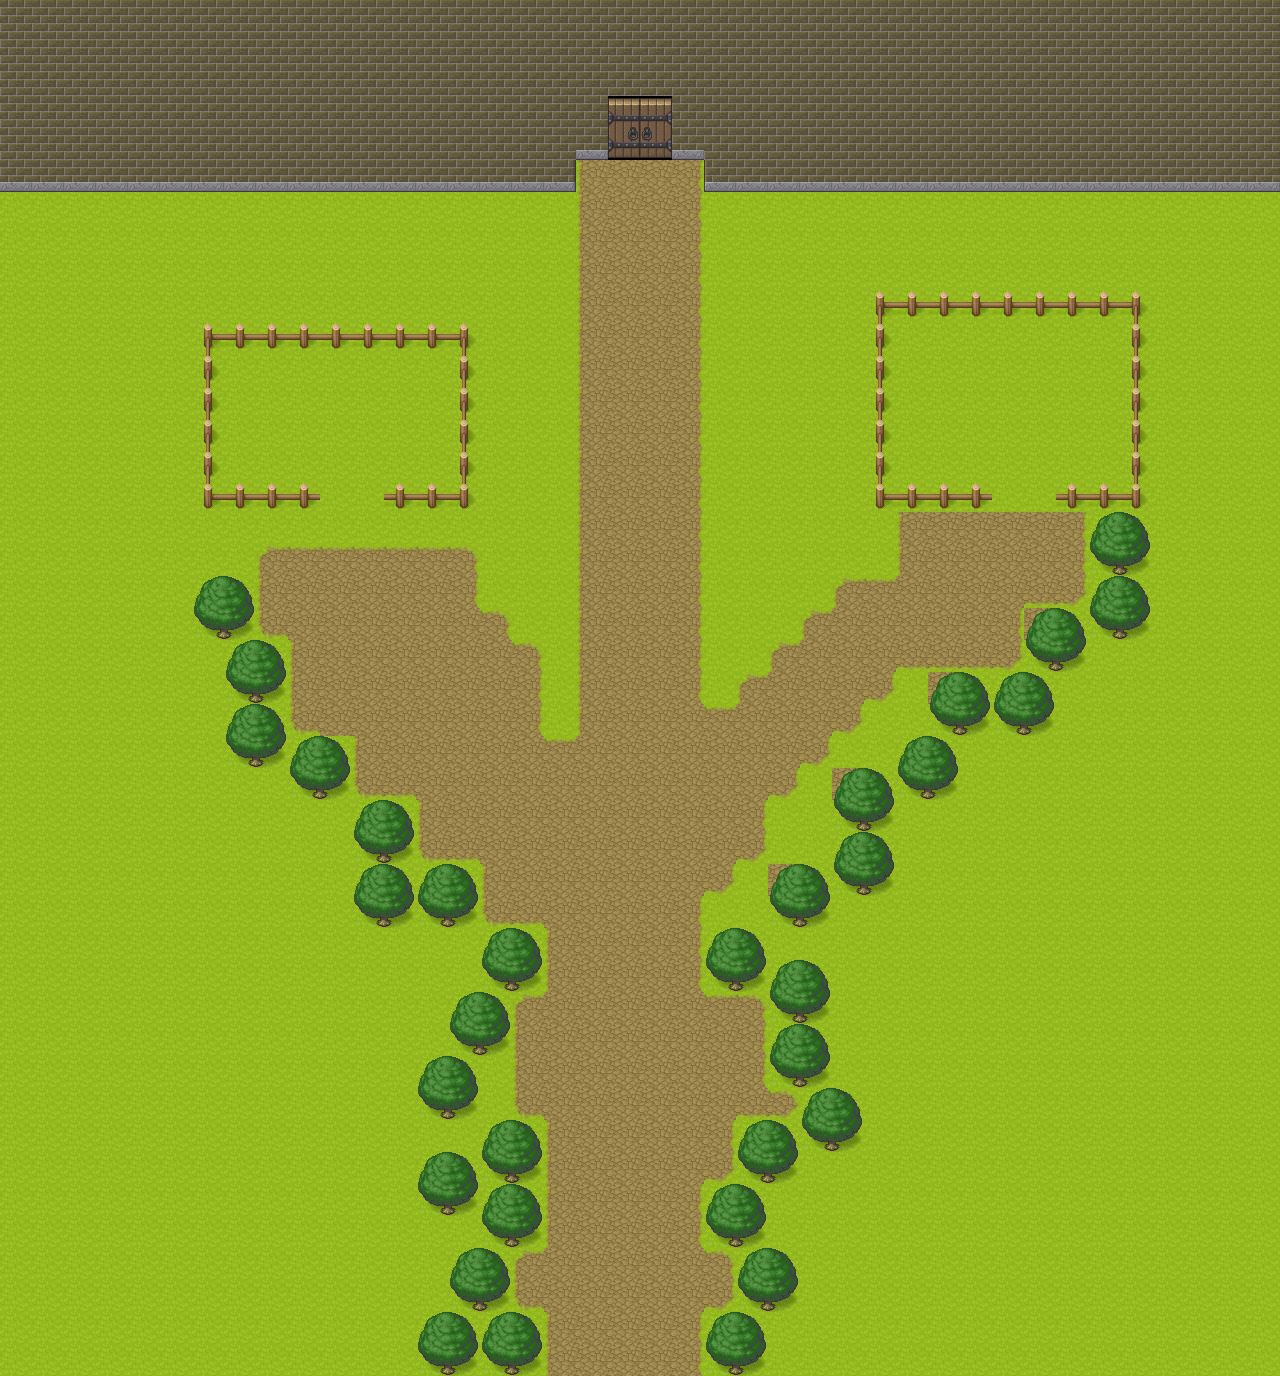

The image is a tile-based game level rendered from a .tmx file. Its description and source (layers, tilesets, objects; grid data summarised) follow:
An orthogonal 40x43 tile map with 32x32 px tiles, 3 tile layers (Fondo, bordes, arboles), 2 tilesets and 67 objects.

<map version="1.2" tiledversion="1.3.4" orientation="orthogonal" renderorder="right-down" width="40" height="43" tilewidth="32" tileheight="32" infinite="0" nextlayerid="7" nextobjectid="339">
 <tileset firstgid="1" name="tiles" tilewidth="32" tileheight="32" tilecount="1064" columns="8">
  <image source="[Base]BaseChip_pipo.png" width="256" height="4256" />
  <tile id="40">
   <properties>
    <property name="name" value="Bush" />
   </properties>
  </tile>
  <tile id="41">
   <properties>
    <property name="name" value="Bush" />
   </properties>
  </tile>
  <tile id="42">
   <properties>
    <property name="name" value="Bush" />
   </properties>
  </tile>
  <tile id="235">
   <properties>
    <property name="name" value="Sign" />
    <property name="solid" type="bool" value="true" />
    <property name="text" value="" />
    <property name="visible" type="bool" value="true" />
   </properties>
  </tile>
  <tile id="640">
   <properties>
    <property name="name" value="Door" />
   </properties>
  </tile>
  <tile id="641">
   <properties>
    <property name="name" value="Door" />
   </properties>
  </tile>
  <tile id="648">
   <properties>
    <property name="name" value="Door" />
   </properties>
  </tile>
  <tile id="649">
   <properties>
    <property name="name" value="Door" />
   </properties>
  </tile>
  <tile id="656">
   <properties>
    <property name="name" value="ShopArrow" />
   </properties>
  </tile>
  <tile id="666">
   <properties>
    <property name="name" value="ShopHeart" />
   </properties>
  </tile>
  <tile id="862">
   <properties>
    <property name="name" value="Treasure" />
   </properties>
  </tile>
  <tile id="994">
   <properties>
    <property name="name" value="Coin" />
   </properties>
  </tile>
  <tile id="1029">
   <properties>
    <property name="name" value="NPC" />
   </properties>
  </tile>
  <tile id="1054">
   <properties>
    <property name="name" value="Flyer" />
   </properties>
  </tile>
 </tileset>
 <tileset firstgid="1065" name="border" tilewidth="32" tileheight="32" tilecount="336" columns="8">
  <image source="../SampleMap/[A]Dirt_pipo.png" width="256" height="1344" />
 </tileset>
 <layer id="1" name="Fondo" width="40" height="43">
  <data>[1720 cells, 1720 non-empty, 10 distinct tile ids]</data>
 </layer>
 <layer id="5" name="bordes" width="40" height="43">
  <data>[1720 cells, 171 non-empty, 10 distinct tile ids]</data>
 </layer>
 <layer id="6" name="arboles" width="40" height="43">
  <data>[1720 cells, 182 non-empty, 10 distinct tile ids]</data>
 </layer>
 <objectgroup id="3" name="Object Layer 1">
  <object id="183" gid="657" x="928" y="448" width="32" height="32" />
  <object id="184" gid="667" x="1056" y="448" width="32" height="32" />
  <object id="185" gid="863" x="320" y="416" width="32" height="32" />
  <object id="187" x="603.056" y="1286.59" width="49.0745" height="58.0272">
   <properties>
    <property name="name" value="Start" />
   </properties>
  </object>
  <object id="210" x="416" y="864" width="64" height="64">
   <properties>
    <property name="name" value="Solid" />
   </properties>
  </object>
  <object id="213" x="352" y="864" width="64" height="64">
   <properties>
    <property name="name" value="Solid" />
   </properties>
  </object>
  <object id="214" x="352" y="800" width="64" height="64">
   <properties>
    <property name="name" value="Solid" />
   </properties>
  </object>
  <object id="215" x="288" y="736" width="64" height="64">
   <properties>
    <property name="name" value="Solid" />
   </properties>
  </object>
  <object id="216" x="224" y="704" width="64" height="64">
   <properties>
    <property name="name" value="Solid" />
   </properties>
  </object>
  <object id="217" x="928" y="672" width="64" height="64">
   <properties>
    <property name="name" value="Solid" />
   </properties>
  </object>
  <object id="218" x="480" y="1184" width="64" height="64">
   <properties>
    <property name="name" value="Solid" />
   </properties>
  </object>
  <object id="219" x="416" y="1152" width="64" height="64">
   <properties>
    <property name="name" value="Solid" />
   </properties>
  </object>
  <object id="220" x="480" y="1120" width="64" height="64">
   <properties>
    <property name="name" value="Solid" />
   </properties>
  </object>
  <object id="221" x="416" y="1056" width="64" height="64">
   <properties>
    <property name="name" value="Solid" />
   </properties>
  </object>
  <object id="222" x="448" y="992" width="64" height="64">
   <properties>
    <property name="name" value="Solid" />
   </properties>
  </object>
  <object id="223" x="480" y="928" width="64" height="64">
   <properties>
    <property name="name" value="Solid" />
   </properties>
  </object>
  <object id="224" x="704" y="1312" width="64" height="64">
   <properties>
    <property name="name" value="Solid" />
   </properties>
  </object>
  <object id="225" x="416" y="1312" width="64" height="64">
   <properties>
    <property name="name" value="Solid" />
   </properties>
  </object>
  <object id="226" x="480" y="1312" width="64" height="64">
   <properties>
    <property name="name" value="Solid" />
   </properties>
  </object>
  <object id="227" x="448" y="1248" width="64" height="64">
   <properties>
    <property name="name" value="Solid" />
   </properties>
  </object>
  <object id="228" x="896" y="736" width="64" height="64">
   <properties>
    <property name="name" value="Solid" />
   </properties>
  </object>
  <object id="229" x="832" y="768" width="64" height="64">
   <properties>
    <property name="name" value="Solid" />
   </properties>
  </object>
  <object id="230" x="832" y="832" width="64" height="64">
   <properties>
    <property name="name" value="Solid" />
   </properties>
  </object>
  <object id="231" x="768" y="864" width="64" height="64">
   <properties>
    <property name="name" value="Solid" />
   </properties>
  </object>
  <object id="232" x="704" y="928" width="64" height="64">
   <properties>
    <property name="name" value="Solid" />
   </properties>
  </object>
  <object id="233" x="768" y="960" width="64" height="64">
   <properties>
    <property name="name" value="Solid" />
   </properties>
  </object>
  <object id="234" x="768" y="1024" width="64" height="64">
   <properties>
    <property name="name" value="Solid" />
   </properties>
  </object>
  <object id="235" x="800" y="1088" width="64" height="64">
   <properties>
    <property name="name" value="Solid" />
   </properties>
  </object>
  <object id="236" x="736" y="1120" width="64" height="64">
   <properties>
    <property name="name" value="Solid" />
   </properties>
  </object>
  <object id="237" x="704" y="1184" width="64" height="64">
   <properties>
    <property name="name" value="Solid" />
   </properties>
  </object>
  <object id="238" x="736" y="1248" width="64" height="64">
   <properties>
    <property name="name" value="Solid" />
   </properties>
  </object>
  <object id="240" x="1088" y="512" width="64" height="64">
   <properties>
    <property name="name" value="Solid" />
   </properties>
  </object>
  <object id="241" x="1088" y="576" width="64" height="64">
   <properties>
    <property name="name" value="Solid" />
   </properties>
  </object>
  <object id="242" x="1024" y="608" width="64" height="64">
   <properties>
    <property name="name" value="Solid" />
   </properties>
  </object>
  <object id="243" x="992" y="672" width="64" height="64">
   <properties>
    <property name="name" value="Solid" />
   </properties>
  </object>
  <object id="244" x="224" y="640" width="64" height="64">
   <properties>
    <property name="name" value="Solid" />
   </properties>
  </object>
  <object id="245" x="192" y="576" width="64" height="64">
   <properties>
    <property name="name" value="Solid" />
   </properties>
  </object>
  </objectgroup>
</map>
<!-- 30 of 67 objects omitted -->
